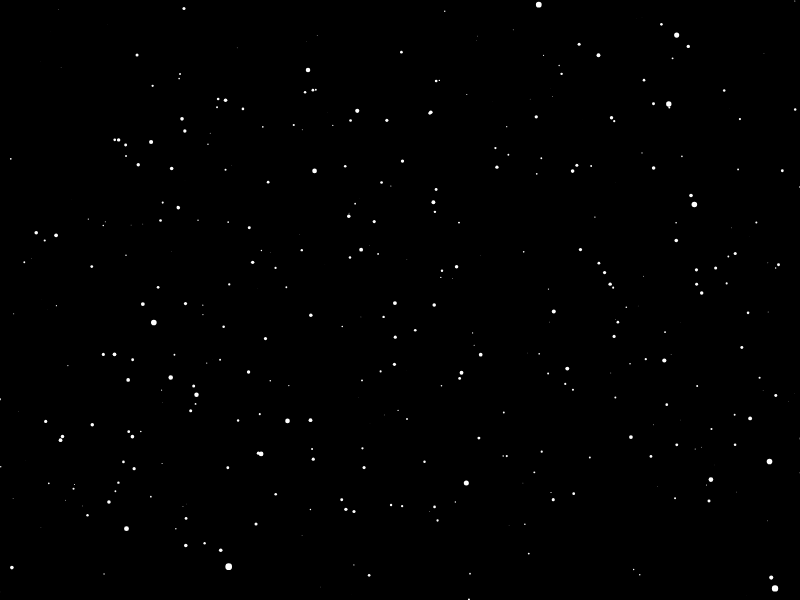
Frame 1 (no input)
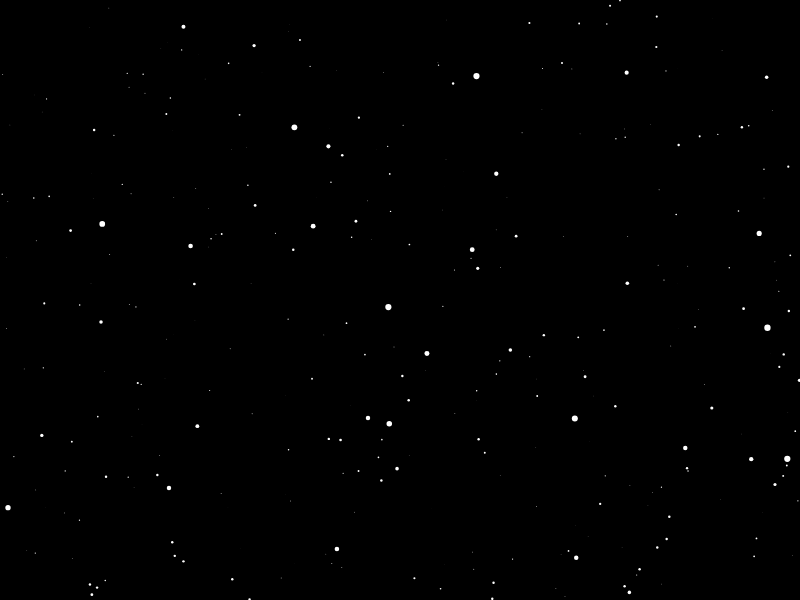
Frame 60 (no input)
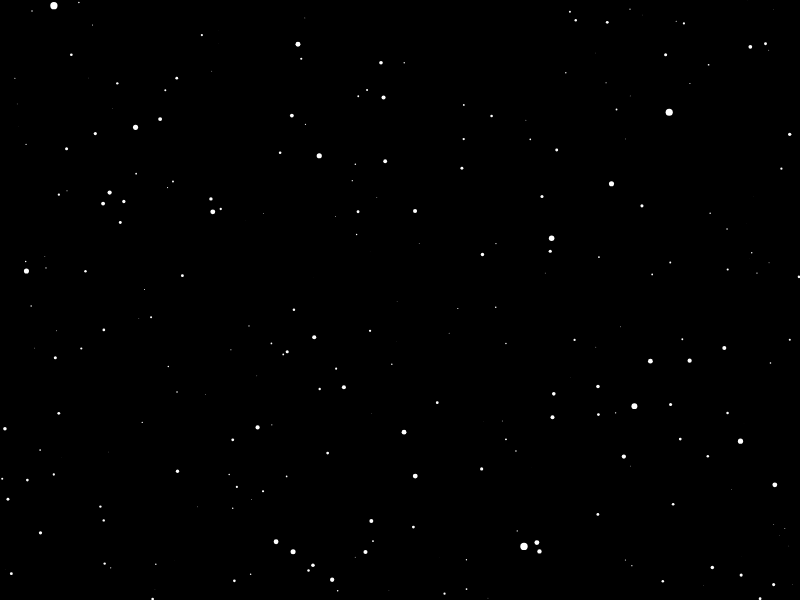
Frame 120 (the mouse pressed at the canvas centre since frame 60)

The p5.js sketch that drew these frames (run headless with seeded random() and noise() and a simulated clock; from frame 60 on, the mouse is pressed at the canvas centre):

// p5.js sketch
// ── sketch.js
const stars = new Array(800);

function setup(){
    createCanvas(window.screen.availWidth, window.screen.availHeight)
    for(var i=0; i<800; i++){
        stars[i] = new star();
    }
}

function draw(){
    background(0);
    translate(window.screen.availWidth/2, window.screen.availHeight/2);
    for(var i=0; i<800; i++){
		stars[i].show();
    }
}

function star(){
    this.x = (Math.random() * window.screen.availWidth);
    this.y = (Math.random() * window.screen.availHeight);
    this.z = (Math.random() * window.screen.availHeight);

    this.x *= Math.random() < 0.5 ? -1 : 1;
    this.y *= Math.random() < 0.5 ? -1 : 1;

    this.show = function(){
        fill(255);
        noStroke();
        const nx = map(this.x/this.z,0,1,0,window.screen.availWidth/3);
        const ny = map(this.y/this.z,0,1,0,window.screen.availHeight/3);
        const size = map(this.z, window.screen.availWidth/2, 1, 0.1,8);
		ellipse(nx,ny,size,size);
		if (nx > window.screen.availWidth || ny > window.screen.availHeight) {
			this.z = window.screen.availWidth/2;
		}
        this.z -= 2;
    }
}
